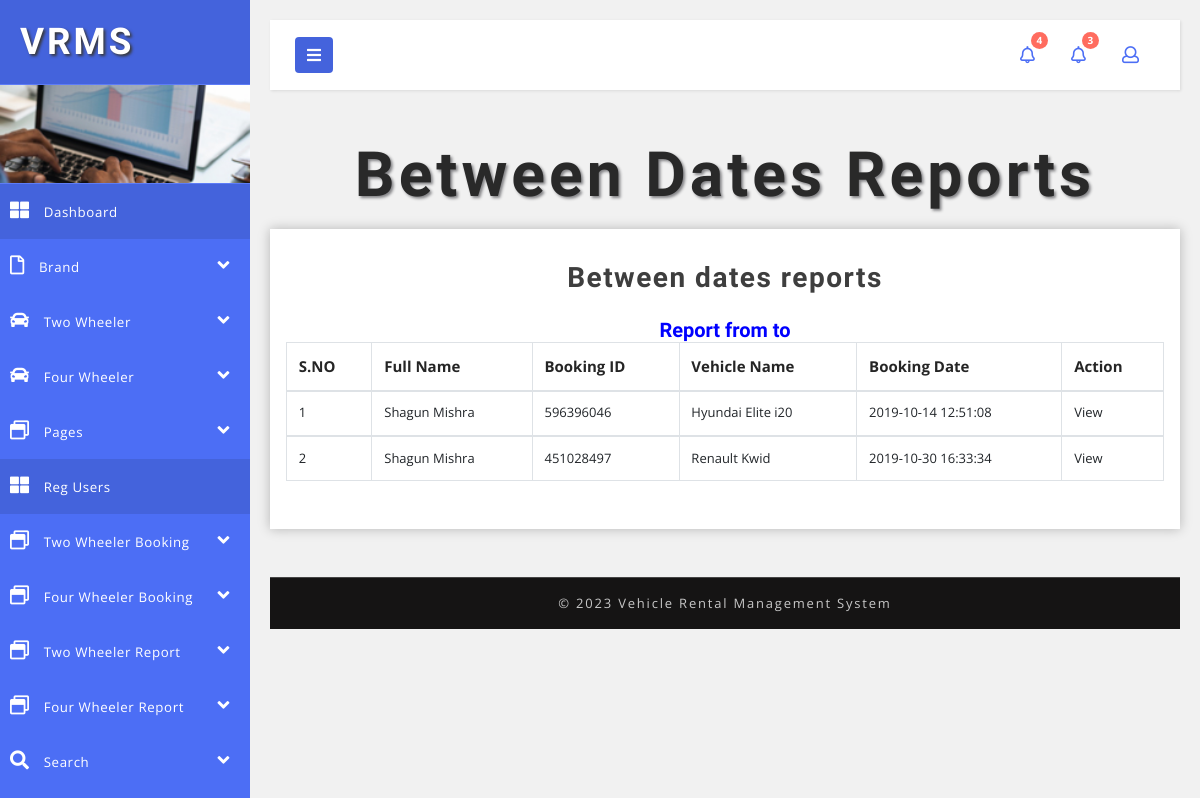
Screenshot of /admin/bwdates-fourwheeler-reports-details.php (signed in) with the database file from the repository.
### tables this page shows
CREATE TABLE IF NOT EXISTS `tblbookingcar` (
  `ID` int(10) NOT NULL AUTO_INCREMENT,
  `VehicleID` varchar(20) DEFAULT NULL,
  `Userid` varchar(20) NOT NULL,
  `FullName` varchar(50) DEFAULT NULL,
  `Email` varchar(120) DEFAULT NULL,
  `MobileNumber` bigint(10) DEFAULT NULL,
  `Location` mediumtext DEFAULT NULL,
  `BookingDate` varchar(120) DEFAULT NULL,
  `ReturnDate` varchar(120) DEFAULT NULL,
  `BookingNumber` varchar(120) DEFAULT NULL,
  `CreationDate` timestamp NULL DEFAULT current_timestamp(),
  `TotalCost` varchar(120) NOT NULL,
  `Remark` varchar(120) NOT NULL,
  `Status` varchar(120) NOT NULL,
  `RemarkDate` timestamp NULL DEFAULT NULL,
  PRIMARY KEY (`ID`)
);

CREATE TABLE IF NOT EXISTS `tblvehiclecar` (
  `ID` int(10) NOT NULL AUTO_INCREMENT,
  `CategoryName` varchar(120) DEFAULT NULL,
  `BrandName` varchar(120) DEFAULT NULL,
  `VehicleName` varchar(200) DEFAULT NULL,
  `RegistrationNumber` varchar(100) DEFAULT NULL,
  `RentalPrice` varchar(50) DEFAULT NULL,
  `VehicleModel` varchar(50) DEFAULT NULL,
  `VehicleDescription` mediumtext DEFAULT NULL,
  `SeatingCapacity` int(10) DEFAULT NULL,
  `Class` varchar(50) DEFAULT NULL,
  `Fuel` varchar(50) DEFAULT NULL,
  `Doors` varchar(50) DEFAULT NULL,
  `GearBox` varchar(50) DEFAULT NULL,
  `AirCondition` varchar(50) DEFAULT NULL,
  `ABS` varchar(50) DEFAULT NULL,
  `AirBags` varchar(50) DEFAULT NULL,
  `Bluetooth` varchar(50) DEFAULT NULL,
  `CarKit` varchar(50) DEFAULT NULL,
  `GPS` varchar(50) DEFAULT NULL,
  `Music` varchar(50) DEFAULT NULL,
  `CenterLocking` varchar(50) DEFAULT NULL,
  `Image` varchar(120) DEFAULT NULL,
  `Image1` varchar(120) DEFAULT NULL,
  `Image2` varchar(120) DEFAULT NULL,
  `Image3` varchar(120) DEFAULT NULL,
  `Image4` varchar(120) DEFAULT NULL,
  `Image5` varchar(120) DEFAULT NULL,
  `CreationDate` timestamp NULL DEFAULT current_timestamp(),
  PRIMARY KEY (`ID`)
);

### admin/bwdates-fourwheeler-reports-details.php (the view, shortened to what this page needs)
<?php
if (strlen($_SESSION['vrmsaid']==0)) {
  header('location:logout.php');
  } else{
?>
<!DOCTYPE html>
<html lang="en">
<head>
    <link href="css/bootstrap.css" rel="stylesheet" type="text/css" media="all" />
    <link href="css/style.css" rel="stylesheet" type="text/css" media="all" />
    <link rel="stylesheet" href="css/style4.css">
    <link href="css/fontawesome-all.css" rel="stylesheet">
</head>
<body>
    <div class="wrapper">
   <?php include_once('includes/sidebar.php');?>
        <div id="content">
       <?php include_once('includes/header.php');?>
            <h2 class="main-title-w3layouts mb-2 text-center">Between dates reports</h2>
            <section class="tables-section">
                <div class="outer-w3-agile mt-3">
                    <h4 class="tittle-w3-agileits mb-4">Between dates reports</h4>
                  <?php
$fdate=$_POST['fromdate'];
$tdate=$_POST['todate'];
?>
<h5 align="center" style="color:blue">Report from <?php echo $fdate?> to <?php echo $tdate?></h5>
                    <div class="container-fluid">
                        <div class="row">
                            <table class="table table-bordered">
                                <thead>
                                    <tr>
                                        <th scope="col">S.NO</th>
                                        <th scope="col">Full Name</th>
                                        <th scope="col">Booking ID</th>
                                        <th scope="col">Vehicle Name</th>
                                        <th scope="col">Booking Date</th>
                                        <th scope="col">Action</th>
                                    </tr>
                                </thead>
                                <?php
$ret=mysqli_query($con,"select tblbookingcar.ID as bid,tblbookingcar.FullName,tblbookingcar.BookingNumber,tblbookingcar.CreationDate,tblvehiclecar.VehicleName from  tblbookingcar join  tblvehiclecar on tblvehiclecar.ID=tblbookingcar.VehicleID where (date(tblbookingcar.RemarkDate) between '$fdate' and '$tdate') ");
$cnt=1;
while ($row=mysqli_fetch_array($ret)) {
?>
                                <tbody>
                                    <tr data-expanded="true">
            <td><?php echo $cnt;?></td>
                  <td><?php  echo $row['FullName'];?></td>
                  <td><?php  echo $row['BookingNumber'];?></td>
                  <td><?php  echo $row['VehicleName'];?></td>
                  <td><?php  echo $row['CreationDate'];?></td>
                  <td><a href="view-fourwheeler-booking.php?viewid=<?php echo $row['bid'];?>">View</a>
                </tr>
                <?php
$cnt=$cnt+1;
}?>
                                </tbody>
                            </table>
                        </div>
                    </div>
                </div>
            </section>
           <?php include_once('includes/footer.php');?>
        </div>
    </div>
</body>
</html>
<?php }  ?>

### admin/css/style.css (style rules this page uses)
html, body { margin: 0; font-size: 100%; font-family: 'Open Sans', sans-serif; background: #fff; }
h1, h2, h3, h4, h5, h6 { margin: 0; font-family: 'Poiret One', cursive; font-weight: 700; }
.outer-w3-agile { padding: 2em 1em; -webkit-box-shadow: 0px 0px 11px 0px rgba(0, 0, 0, 0.25); -moz-box-shadow: 0px 0px 11px 0px rgba(0, 0, 0, 0.25); box-shadow: 0px 0px 11px 0px rgba(0, 0, 0, 0.25); background: #fff; }
h2.main-title-w3layouts { font-size: 3.9em; letter-spacing: 4px; color: #292929; text-shadow: 2px 2px 3px #838386; text-transform: capitalize; }
h4.tittle-w3-agileits { font-size: 2em; letter-spacing: 1.5px; font-weight: 600; color: #3e3e3e; text-align: center; }
.table th, .table td { padding: 0.74rem; vertical-align: top; border-top: 1px solid #dee2e6; font-size: 13px; }
.table th { color: #252525; font-size: 15px; }
@media (max-width:1280px) { h4.tittle-w3-agileits { font-size: 1.75em; } }

### admin/css/style4.css (style rules this page uses)
body { font-family: 'Open Sans', sans-serif; background: #f1f1f1; }
.wrapper { display: flex; align-items: stretch; }
#content { padding: 20px; min-height: 100vh; transition: all 0.3s; overflow: hidden; width: 100%; }

### rows the page displays
tblbookingcar: FullName "Shagun Mishra", BookingNumber "596396046", tblvehiclecar.VehicleName "Hyundai Elite i20", CreationDate "2019-10-14 12:51:08"
tblbookingcar: FullName "Shagun Mishra", BookingNumber "451028497", tblvehiclecar.VehicleName "Renault Kwid", CreationDate "2019-10-30 16:33:34"

### other values shown
$num "4"
$num "3"
